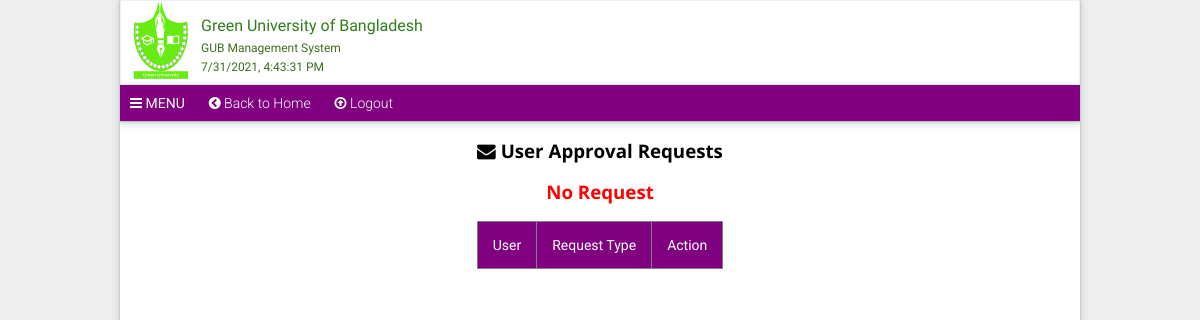
The app's page /views/admin-request.php (signed in), older data.
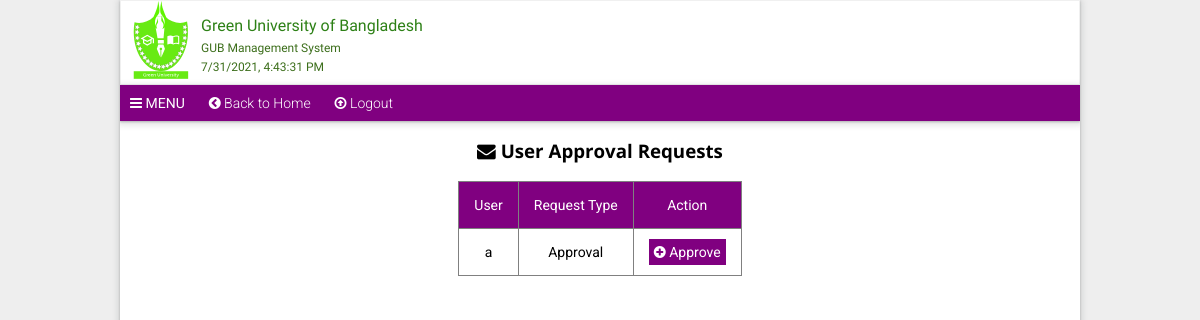
The same page, newer data.
### tables this page shows
CREATE TABLE `users` (
  `id` int(11) NOT NULL AUTO_INCREMENT,
  `username` varchar(50) NOT NULL,
  `password` varchar(255) NOT NULL,
  `joined` datetime DEFAULT current_timestamp(),
  `role` varchar(15) NOT NULL DEFAULT 'user',
  `status` varchar(15) NOT NULL DEFAULT 'pending',
  PRIMARY KEY (`id`) USING BTREE,
  UNIQUE KEY `username` (`username`) USING BTREE
);

### views/admin-request.php (the view, shortened to what this page needs)
<!DOCTYPE html>
<html lang="en">
	<head>
		<link rel="stylesheet" href="normalize.min.css">
		<link rel="stylesheet" href="https://cdnjs.cloudflare.com/ajax/libs/font-awesome/4.7.0/css/font-awesome.css" />
	</head>
	<body>
		<div class="container" id="style-1">
			<div class="header">
				<header class="head-section">
					<div class="logo"><img src="img/logo.svg" alt="logo" width="80px" height="auto" /></div>
					<h1 class="hTitle">Green University of Bangladesh <br><sub class="sub"> <i>GUB Management System</i> </sub></h1>
				</header>
			</div>
			<div class="navbar">
				<a id="menu" href="#" style="font-weight: normal"><i class="fa fa-bars"></i> MENU</a>
				<a href="admin-home.php"><i class="fa fa-chevron-circle-left"></i> Back to Home</a>
				<a href="logout.php"><i class="fa fa-arrow-circle-o-up"></i> Logout</a>
			</div>
		    <div style="overflow-x: auto;">
		    	<h3 style="text-align: center;"><i class="fa fa-envelope"></i> User Approval Requests</h3>
		    	<table border="1">
		    		<tr style="background-color: purple;"> <td> User </td> <td>Request Type </td>   <td>Action</td> </tr>
		    	    <?php
                     require_once("core/dbm.php");
                     $result = $mysqli->query("SELECT * FROM `users` WHERE `status`='pending'");
                     while($row = $result->fetch_assoc()){
                     	echo '<tr>';
                     	  echo '<td style="text-align:center">' . $row['username'] .        '</td>';
                     	  echo '<td style="text-align:center"> Approval      </td>';
                     	  echo '<td >' . '<a style="background-color: purple; text-decoration:none ;color: #fff; padding:5px;";  href="admin-approve-user-q.php?username=' . $row['username'] . ' "  "> <i class="fa fa-plus-circle"></i> Approve</a>' . '</td>';
                     	echo '</tr>';
                     }
                     if($result->num_rows == 0) {
                     	echo '<h3 style="text-align:center; color: red"> No Request </h3>';
                     }
                     ?>
		    	</table>
		    </div>
		</div>
	</body>
</html>

Row changes from the older to the newer data that the page shows:
added users: username "a"
Text that changed along with them:
text no longer shown: "No Request"
